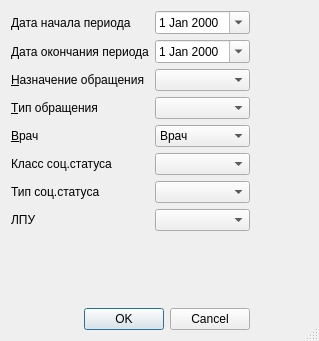
<?xml version="1.0" encoding="UTF-8"?>
<ui version="4.0">
 <class>ReportMentalDisorderSetupDialog</class>
 <widget class="QDialog" name="ReportMentalDisorderSetupDialog">
  <property name="windowModality">
   <enum>Qt::ApplicationModal</enum>
  </property>
  <property name="geometry">
   <rect>
    <x>0</x>
    <y>0</y>
    <width>319</width>
    <height>341</height>
   </rect>
  </property>
  <property name="windowTitle">
   <string>параметры отчёта</string>
  </property>
  <property name="sizeGripEnabled">
   <bool>true</bool>
  </property>
  <layout class="QGridLayout" name="gridLayout">
   <item row="3" column="1">
    <widget class="CRBComboBox" name="cmbEventType"/>
   </item>
   <item row="0" column="0">
    <widget class="QLabel" name="lblBegDate">
     <property name="text">
      <string>Дата начала периода</string>
     </property>
     <property name="buddy">
      <cstring>edtBegDate</cstring>
     </property>
    </widget>
   </item>
   <item row="1" column="0">
    <widget class="QLabel" name="lblEndDate">
     <property name="text">
      <string>Дата окончания периода</string>
     </property>
     <property name="buddy">
      <cstring>edtEndDate</cstring>
     </property>
    </widget>
   </item>
   <item row="1" column="2">
    <spacer>
     <property name="orientation">
      <enum>Qt::Horizontal</enum>
     </property>
     <property name="sizeHint" stdset="0">
      <size>
       <width>61</width>
       <height>20</height>
      </size>
     </property>
    </spacer>
   </item>
   <item row="2" column="1">
    <widget class="CRBComboBox" name="cmbEventPurpose"/>
   </item>
   <item row="3" column="0">
    <widget class="QLabel" name="lblEventType">
     <property name="text">
      <string>&amp;Тип обращения</string>
     </property>
     <property name="buddy">
      <cstring>cmbEventType</cstring>
     </property>
    </widget>
   </item>
   <item row="1" column="1">
    <widget class="QDateEdit" name="edtEndDate">
     <property name="calendarPopup">
      <bool>true</bool>
     </property>
    </widget>
   </item>
   <item row="5" column="0">
    <widget class="QLabel" name="lblSocStatusClass">
     <property name="text">
      <string>Класс соц.статуса</string>
     </property>
    </widget>
   </item>
   <item row="6" column="0">
    <widget class="QLabel" name="lblSocStatusType">
     <property name="text">
      <string>Тип соц.статуса</string>
     </property>
    </widget>
   </item>
   <item row="8" column="0">
    <spacer>
     <property name="orientation">
      <enum>Qt::Vertical</enum>
     </property>
     <property name="sizeHint" stdset="0">
      <size>
       <width>20</width>
       <height>40</height>
      </size>
     </property>
    </spacer>
   </item>
   <item row="9" column="0" colspan="2">
    <widget class="QDialogButtonBox" name="buttonBox">
     <property name="orientation">
      <enum>Qt::Horizontal</enum>
     </property>
     <property name="standardButtons">
      <set>QDialogButtonBox::Cancel|QDialogButtonBox::Ok</set>
     </property>
    </widget>
   </item>
   <item row="0" column="1">
    <widget class="QDateEdit" name="edtBegDate">
     <property name="calendarPopup">
      <bool>true</bool>
     </property>
    </widget>
   </item>
   <item row="5" column="1">
    <widget class="CSocStatusComboBox" name="cmbSocStatusClass"/>
   </item>
   <item row="6" column="1">
    <widget class="CRBComboBox" name="cmbSocStatusType"/>
   </item>
   <item row="2" column="0">
    <widget class="QLabel" name="lblEventPurpose">
     <property name="text">
      <string>&amp;Назначение обращения</string>
     </property>
     <property name="buddy">
      <cstring>cmbEventPurpose</cstring>
     </property>
    </widget>
   </item>
   <item row="4" column="0">
    <widget class="QLabel" name="lblPerson">
     <property name="text">
      <string>&amp;Врач</string>
     </property>
     <property name="buddy">
      <cstring>cmbPerson</cstring>
     </property>
    </widget>
   </item>
   <item row="0" column="2">
    <spacer>
     <property name="orientation">
      <enum>Qt::Horizontal</enum>
     </property>
     <property name="sizeHint" stdset="0">
      <size>
       <width>61</width>
       <height>20</height>
      </size>
     </property>
    </spacer>
   </item>
   <item row="4" column="1">
    <widget class="CPersonComboBoxEx" name="cmbPerson">
     <item>
      <property name="text">
       <string>Врач</string>
      </property>
     </item>
    </widget>
   </item>
   <item row="7" column="1">
    <widget class="CPolyclinicComboBox" name="cmbOrganisation"/>
   </item>
   <item row="7" column="0">
    <widget class="QLabel" name="lblOrganisation">
     <property name="text">
      <string>ЛПУ</string>
     </property>
    </widget>
   </item>
  </layout>
 </widget>
 <customwidgets>
  <customwidget>
   <class>CRBComboBox</class>
   <extends>QComboBox</extends>
   <header>library/crbcombobox.h</header>
  </customwidget>
  <customwidget>
   <class>CPersonComboBoxEx</class>
   <extends>QComboBox</extends>
   <header>Orgs/PersonComboBoxEx.h</header>
  </customwidget>
  <customwidget>
   <class>CSocStatusComboBox</class>
   <extends>QComboBox</extends>
   <header>Registry/SocStatusComboBox.h</header>
  </customwidget>
  <customwidget>
   <class>CPolyclinicComboBox</class>
   <extends>QComboBox</extends>
   <header>Orgs/OrgComboBox.h</header>
  </customwidget>
 </customwidgets>
 <tabstops>
  <tabstop>edtBegDate</tabstop>
  <tabstop>edtEndDate</tabstop>
  <tabstop>buttonBox</tabstop>
 </tabstops>
 <resources/>
 <connections>
  <connection>
   <sender>buttonBox</sender>
   <signal>accepted()</signal>
   <receiver>ReportMentalDisorderSetupDialog</receiver>
   <slot>accept()</slot>
   <hints>
    <hint type="sourcelabel">
     <x>121</x>
     <y>764</y>
    </hint>
    <hint type="destinationlabel">
     <x>102</x>
     <y>90</y>
    </hint>
   </hints>
  </connection>
  <connection>
   <sender>buttonBox</sender>
   <signal>rejected()</signal>
   <receiver>ReportMentalDisorderSetupDialog</receiver>
   <slot>reject()</slot>
   <hints>
    <hint type="sourcelabel">
     <x>234</x>
     <y>764</y>
    </hint>
    <hint type="destinationlabel">
     <x>236</x>
     <y>76</y>
    </hint>
   </hints>
  </connection>
 </connections>
</ui>
